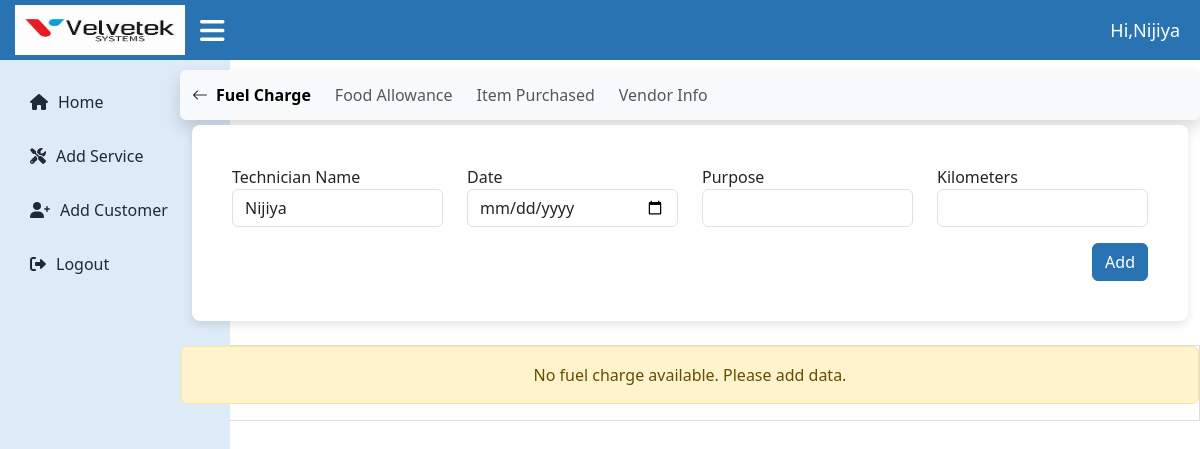
Page /technician/fuelcharge/24/ (signed in) on the earlier database version.
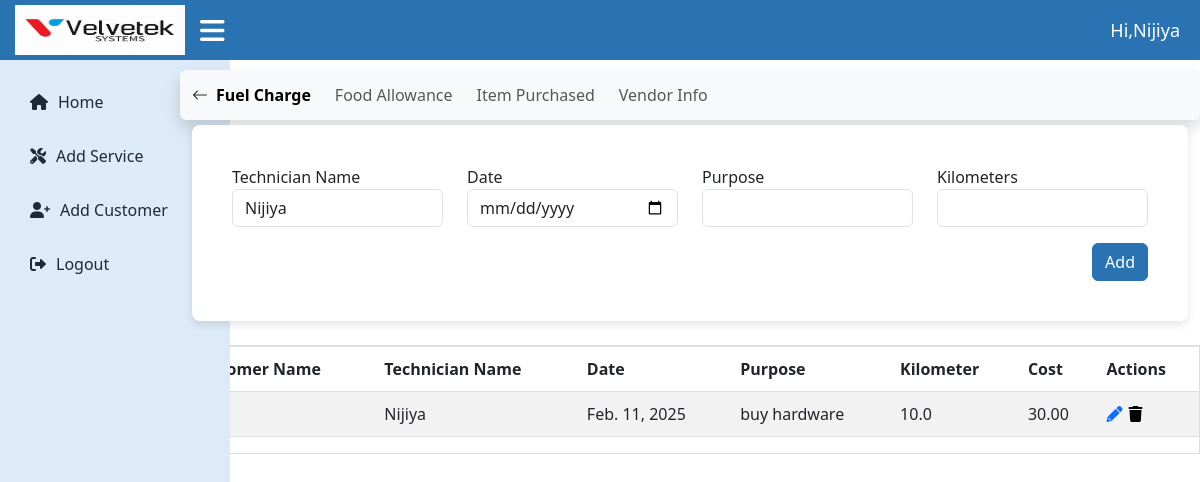
Same page on the later database version.
### technicianapp/models.py (models this page shows)
class FuelCharge(models.Model):
    technician_name = models.CharField(max_length=100)
    date = models.DateField()
    purpose = models.TextField()
    kilometers = models.FloatField()
    cost = models.DecimalField(max_digits=10, decimal_places=2,default=0)
    apply = models.ForeignKey(Apply, on_delete=models.CASCADE,related_name='fuel_charges', blank=True,null=True)
    customer_name = models.CharField(max_length=225)
    issue = models.TextField()

### technicianapp/views.py (the view, shortened to what this page needs)
# urls.py: path('fuelcharge/<int:apply_id>/',views.fuelcharge,name='fuelcharge'),
def fuelcharge(request, apply_id):
    try:
        apply_instance = Apply.objects.get(id=apply_id)
    except Apply.DoesNotExist:
        messages.error(request, "Apply instance not found.")
        return redirect('apply_list')
    technician_name = request.user.get_full_name() or request.user.username
    fuel_charges = FuelCharge.objects.filter(apply=apply_instance)
    return render(request, 'fuelcharge.html', {
        'apply': apply_instance,
        'fuel_charges': fuel_charges,
        'technician_name': technician_name
    })

### templates/fuelcharge.html (shortened to what the changed rows need)
{% extends 'technician_dashboard.html' %}
{% block content %}
                    <div class="table-responsive mt-4 "  style="max-width: 85%; margin-top: 5px; margin-left: auto;">
                      {% if fuel_charges %}
                        <table id="basic-datatables" class="table table-striped table-bordered">
                          <thead>
                            <tr>
                              <th scope="col">Customer Name</th>
                              <th scope="col">Technician Name</th>
                              <th scope="col">Date</th>
                              <th scope="col">Purpose</th>
                              <th scope="col">Kilometer</th>
                              <th scope="col">Cost</th>
                              <th scope="col">Actions</th>
                            </tr>
                          </thead>
                          {% for d in fuel_charges %}
                        <tr>
                            <td>{{ d.customer_name }}</td>
                            <td>{{ d.technician_name }}</td>
                            <td>{{ d.date }}</td>
                            <td>{{ d.purpose }}</td>
                            <td>{{ d.kilometers }}</td>
                            <td>{{ d.cost }}</td>
                            <td>
                    <div style="display: flex; align-items: center;">
                    <a href="{% url 'update_fuelcharge' d.id %}" class="edit-fuel-btn" data-bs-toggle="modal" data-bs-target="#updateFuelModal{{ d.id }}">
                        <i class="fa fa-pencil-alt" aria-hidden="true" title="Update"></i>
                    </a>
            <form action="{% url 'delete_fuelcharge' d.id %}" method="post" style="display: inline;">
                <button type="button" class="icon-link delete-icon" title="Delete" data-bs-toggle="modal" data-bs-target="#deleteFuelChargeModal{{ d.id }}">
                    <i class="fa fa-trash" aria-hidden="true"></i>
                </button>
            </form>
        </div>
    </td>
</tr>
                            {% endfor %}
                    </table>
                        {% else %}
<div class="alert alert-warning text-center">
    No fuel charge available. Please add data.
</div>
{% endif %}
                    </div>
{% endblock %}

Differences in the rows shown:
added FuelCharge: technician_name "Nijiya", date "Feb. 11, 2025", purpose "buy hardware", kilometers "10.0", cost "30.00"
Other differences:
text no longer shown: "No fuel charge available. Please add data."
text now shown: "Customer Name Technician Name Date Purpose Kilometer Cost Actions"
